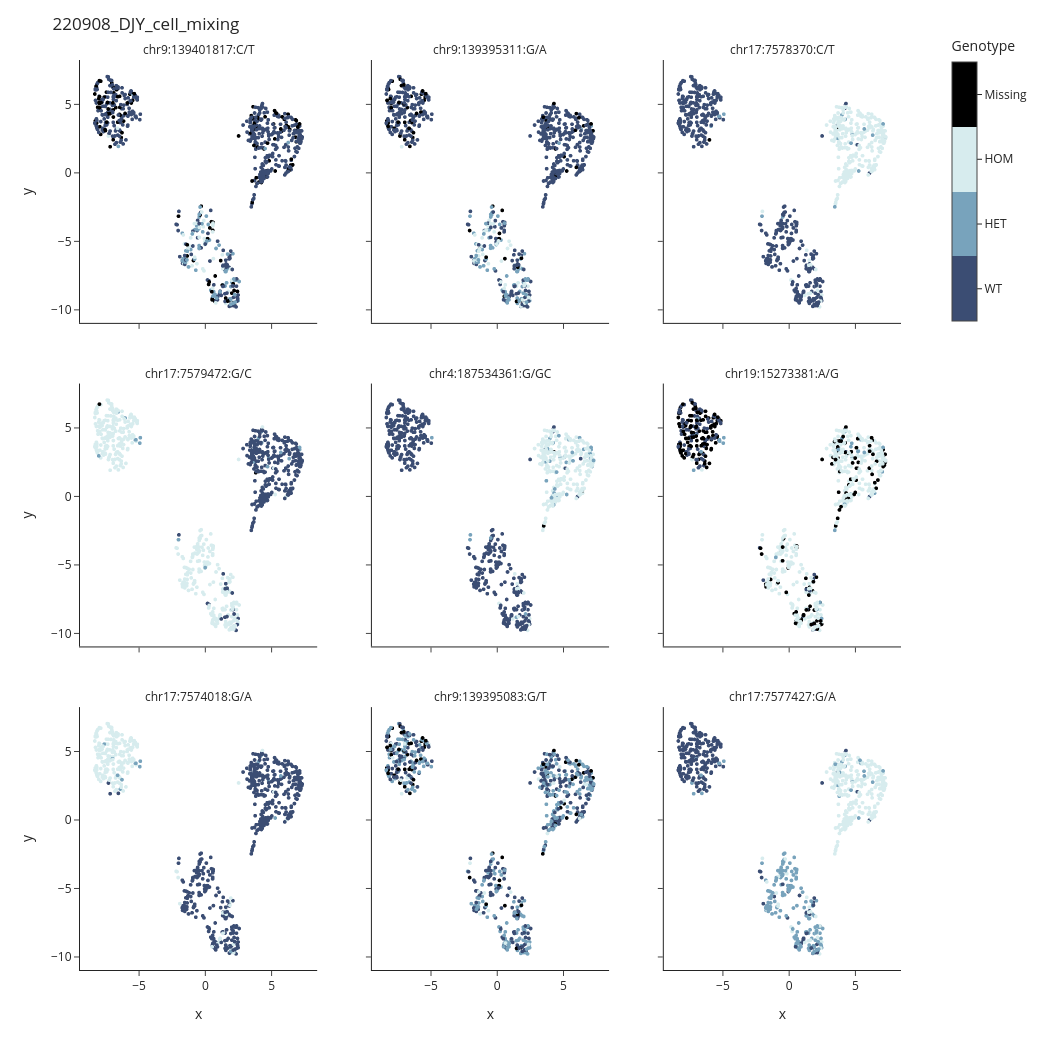

The notebook cell this image was saved under:
### Code cell
sc.dna.scatterplot(
    np.array(sc.protein.get_attribute(attribute="umap")),
    features=list(
        sc.dna.get_attribute(attribute="NGT", constraint="row+col")
        .var()
        .sort_values(ascending=False)
        .head(9)
        .index
    ),
    colorby="NGT",
)

### Figure 1 — Plotly figure (JSON) as saved in the notebook; plotly's stock layout.template omitted (floating-point values rounded to 4 significant figures; data arrays with more than 128 entries replaced by an {"elided": "..."} marker saying what was removed)
{"data": [{"customdata": {"elided": "745x1 str values"}, "hovertemplate": "<b>%{customdata}</b><extra></extra>", "legendgroup": "", "marker": {"color": {"elided": "745 int values"}, "coloraxis": "coloraxis", "size": 4, "symbol": "circle"}, "mode": "markers", "name": "", "showlegend": false, "type": "scattergl", "x": {"elided": "745 float values"}, "xaxis": "x7", "y": {"elided": "745 float values"}, "yaxis": "y7"}, {"customdata": {"elided": "745x1 str values"}, "hovertemplate": "<b>%{customdata}</b><extra></extra>", "legendgroup": "", "marker": {"color": {"elided": "745 int values"}, "coloraxis": "coloraxis", "size": 4, "symbol": "circle"}, "mode": "markers", "name": "", "showlegend": false, "type": "scattergl", "x": {"elided": "745 float values"}, "xaxis": "x8", "y": {"elided": "745 float values"}, "yaxis": "y8"}, {"customdata": {"elided": "745x1 str values"}, "hovertemplate": "<b>%{customdata}</b><extra></extra>", "legendgroup": "", "marker": {"color": {"elided": "745 int values"}, "coloraxis": "coloraxis", "size": 4, "symbol": "circle"}, "mode": "markers", "name": "", "showlegend": false, "type": "scattergl", "x": {"elided": "745 float values"}, "xaxis": "x9", "y": {"elided": "745 float values"}, "yaxis": "y9"}, {"customdata": {"elided": "745x1 str values"}, "hovertemplate": "<b>%{customdata}</b><extra></extra>", "legendgroup": "", "marker": {"color": {"elided": "745 int values"}, "coloraxis": "coloraxis", "size": 4, "symbol": "circle"}, "mode": "markers", "name": "", "showlegend": false, "type": "scattergl", "x": {"elided": "745 float values"}, "xaxis": "x4", "y": {"elided": "745 float values"}, "yaxis": "y4"}, {"customdata": {"elided": "745x1 str values"}, "hovertemplate": "<b>%{customdata}</b><extra></extra>", "legendgroup": "", "marker": {"color": {"elided": "745 int values"}, "coloraxis": "coloraxis", "size": 4, "symbol": "circle"}, "mode": "markers", "name": "", "showlegend": false, "type": "scattergl", "x": {"elided": "745 float values"}, "xaxis": "x5", "y": {"elided": "745 float values"}, "yaxis": "y5"}, {"customdata": {"elided": "745x1 str values"}, "hovertemplate": "<b>%{customdata}</b><extra></extra>", "legendgroup": "", "marker": {"color": {"elided": "745 int values"}, "coloraxis": "coloraxis", "size": 4, "symbol": "circle"}, "mode": "markers", "name": "", "showlegend": false, "type": "scattergl", "x": {"elided": "745 float values"}, "xaxis": "x6", "y": {"elided": "745 float values"}, "yaxis": "y6"}, {"customdata": {"elided": "745x1 str values"}, "hovertemplate": "<b>%{customdata}</b><extra></extra>", "legendgroup": "", "marker": {"color": {"elided": "745 int values"}, "coloraxis": "coloraxis", "size": 4, "symbol": "circle"}, "mode": "markers", "name": "", "showlegend": false, "type": "scattergl", "x": {"elided": "745 float values"}, "xaxis": "x", "y": {"elided": "745 float values"}, "yaxis": "y"}, {"customdata": {"elided": "745x1 str values"}, "hovertemplate": "<b>%{customdata}</b><extra></extra>", "legendgroup": "", "marker": {"color": {"elided": "745 int values"}, "coloraxis": "coloraxis", "size": 4, "symbol": "circle"}, "mode": "markers", "name": "", "showlegend": false, "type": "scattergl", "x": {"elided": "745 float values"}, "xaxis": "x2", "y": {"elided": "745 float values"}, "yaxis": "y2"}, {"customdata": {"elided": "745x1 str values"}, "hovertemplate": "<b>%{customdata}</b><extra></extra>", "legendgroup": "", "marker": {"color": {"elided": "745 int values"}, "coloraxis": "coloraxis", "size": 4, "symbol": "circle"}, "mode": "markers", "name": "", "showlegend": false, "type": "scattergl", "x": {"elided": "745 float values"}, "xaxis": "x3", "y": {"elided": "745 float values"}, "yaxis": "y3"}], "layout": {"annotations": [{"showarrow": false, "text": "chr17:7574018:G/A", "x": 0.1444, "xanchor": "center", "xref": "paper", "y": 0.2889, "yanchor": "bottom", "yref": "paper"}, {"showarrow": false, "text": "chr9:139395083:G/T", "x": 0.5, "xanchor": "center", "xref": "paper", "y": 0.2889, "yanchor": "bottom", "yref": "paper"}, {"showarrow": false, "text": "chr17:7577427:G/A", "x": 0.8556, "xanchor": "center", "xref": "paper", "y": 0.2889, "yanchor": "bottom", "yref": "paper"}, {"showarrow": false, "text": "chr17:7579472:G/C", "x": 0.1444, "xanchor": "center", "xref": "paper", "y": 0.6444, "yanchor": "bottom", "yref": "paper"}, {"showarrow": false, "text": "chr4:187534361:G/GC", "x": 0.5, "xanchor": "center", "xref": "paper", "y": 0.6444, "yanchor": "bottom", "yref": "paper"}, {"showarrow": false, "text": "chr19:15273381:A/G", "x": 0.8556, "xanchor": "center", "xref": "paper", "y": 0.6444, "yanchor": "bottom", "yref": "paper"}, {"showarrow": false, "text": "chr9:139401817:C/T", "x": 0.1444, "xanchor": "center", "xref": "paper", "y": 1.0, "yanchor": "bottom", "yref": "paper"}, {"showarrow": false, "text": "chr9:139395311:G/A", "x": 0.5, "xanchor": "center", "xref": "paper", "y": 1.0, "yanchor": "bottom", "yref": "paper"}, {"showarrow": false, "text": "chr17:7578370:C/T", "x": 0.8556, "xanchor": "center", "xref": "paper", "y": 1.0, "yanchor": "bottom", "yref": "paper"}], "coloraxis": {"cauto": false, "cmax": 3, "cmin": 0, "colorbar": {"len": 0.3333, "thickness": 25, "ticks": "outside", "ticktext": ["WT", "HET", "HOM", "Missing"], "tickvals": [0.375, 1.125, 1.875, 2.625], "title": {"text": "Genotype"}, "x": 1.05, "y": 1.035, "yanchor": "top"}, "colorscale": [[0, "#3b4d73"], [0.25, "#3b4d73"], [0.25, "#78a3bc"], [0.5, "#78a3bc"], [0.5, "#d7ecee"], [0.75, "#d7ecee"], [0.75, "#000000"], [1, "#000000"]]}, "dragmode": "pan", "height": 1050, "hovermode": "closest", "legend": {"tracegroupgap": 0}, "margin": {"t": 60}, "title": {"text": "220908_DJY_cell_mixing"}, "width": 1050, "xaxis": {"anchor": "y", "domain": [0, 0.2889], "title": {"text": "x"}, "zeroline": false}, "xaxis2": {"anchor": "y2", "domain": [0.3556, 0.6444], "matches": "x", "title": {"text": "x"}}, "xaxis3": {"anchor": "y3", "domain": [0.7111, 1.0], "matches": "x", "title": {"text": "x"}}, "xaxis4": {"anchor": "y4", "domain": [0, 0.2889], "matches": "x", "showticklabels": false}, "xaxis5": {"anchor": "y5", "domain": [0.3556, 0.6444], "matches": "x", "showticklabels": false}, "xaxis6": {"anchor": "y6", "domain": [0.7111, 1.0], "matches": "x", "showticklabels": false}, "xaxis7": {"anchor": "y7", "domain": [0, 0.2889], "matches": "x", "showticklabels": false}, "xaxis8": {"anchor": "y8", "domain": [0.3556, 0.6444], "matches": "x", "showticklabels": false}, "xaxis9": {"anchor": "y9", "domain": [0.7111, 1.0], "matches": "x", "showticklabels": false}, "yaxis": {"anchor": "x", "domain": [0, 0.2889], "title": {"text": "y"}, "zeroline": false}, "yaxis2": {"anchor": "x2", "domain": [0, 0.2889], "matches": "y", "showticklabels": false}, "yaxis3": {"anchor": "x3", "domain": [0, 0.2889], "matches": "y", "showticklabels": false}, "yaxis4": {"anchor": "x4", "domain": [0.3556, 0.6444], "matches": "y", "title": {"text": "y"}}, "yaxis5": {"anchor": "x5", "domain": [0.3556, 0.6444], "matches": "y", "showticklabels": false}, "yaxis6": {"anchor": "x6", "domain": [0.3556, 0.6444], "matches": "y", "showticklabels": false}, "yaxis7": {"anchor": "x7", "domain": [0.7111, 1.0], "matches": "y", "title": {"text": "y"}}, "yaxis8": {"anchor": "x8", "domain": [0.7111, 1.0], "matches": "y", "showticklabels": false}, "yaxis9": {"anchor": "x9", "domain": [0.7111, 1.0], "matches": "y", "showticklabels": false}}}
